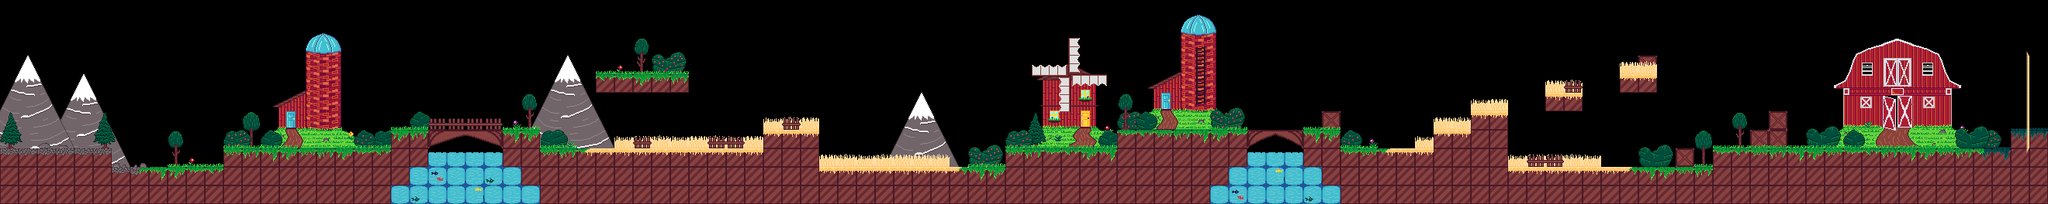

A 2D game scene composited from a Tiled map and its tileset images. What follows is a short description and the map's XML, with each tile layer's data collapsed to a summary:
An orthogonal 110x11 tile map with 24x24 px tiles, 7 tile layers (Слой тайлов 7, Слой тайлов 3, Слой тайлов 1, Слой тайлов 2, ...), 2 tilesets and 19 objects.

<map version="1.8" tiledversion="1.8.4" orientation="orthogonal" renderorder="right-down" width="110" height="11" tilewidth="24" tileheight="24" infinite="0" nextlayerid="10" nextobjectid="42">
 <tileset firstgid="1" source="Level4.tsx" />
 <tileset firstgid="441" source="../Level5/GraphicsAtlas.tsx" />
 <layer id="9" name="Слой тайлов 7" width="110" height="11">
  <data>[1210 cells, 154 non-empty, 121 distinct tile ids]</data>
 </layer>
 <layer id="3" name="Слой тайлов 3" width="110" height="11">
  <data>[1210 cells, 135 non-empty, 56 distinct tile ids]</data>
 </layer>
 <layer id="1" name="Слой тайлов 1" width="110" height="11">
  <data>[1210 cells, 266 non-empty, 34 distinct tile ids]</data>
 </layer>
 <layer id="2" name="Слой тайлов 2" width="110" height="11">
  <data>[1210 cells, 216 non-empty, 81 distinct tile ids]</data>
 </layer>
 <layer id="6" name="Слой тайлов 6" width="110" height="11">
  <data>[1210 cells, 17 non-empty, 12 distinct tile ids]</data>
 </layer>
 <layer id="4" name="Слой тайлов 4" width="110" height="11">
  <data>[1210 cells, 74 non-empty, 30 distinct tile ids]</data>
 </layer>
 <layer id="5" name="Слой тайлов 5" width="110" height="11">
  <data>[1210 cells, 16 non-empty, 10 distinct tile ids]</data>
 </layer>
 <objectgroup id="8" name="ObjectLayer">
 <object id="1" x="0" y="-500" width="2640" height="1" />
  <object id="7" x="768" y="96" width="120" height="24" />
  <object id="13" x="1992" y="120" width="48" height="24" />
  <object id="14" x="2088" y="96" width="48" height="24" />
  <object id="25" x="-0.5" y="192.5" width="145" height="72" />
  <object id="26" x="145" y="215.5" width="143" height="49" />
  <object id="27" x="288.5" y="193" width="215.5" height="71.5" />
  <object id="28" x="504" y="168.5" width="191.5" height="94" />
  <object id="29" x="696" y="191.5" width="288" height="72" />
  <object id="30" x="983.5" y="169" width="72" height="94.5" />
  <object id="32" x="1056" y="217" width="240.5" height="47.5" />
  <object id="33" x="1295.5" y="192" width="143.5" height="72.5" />
  <object id="34" x="1440" y="168" width="288" height="95.5" />
  <object id="35" x="1729" y="191.5" width="120" height="72.5" />
  <object id="36" x="1848.5" y="168" width="48.5" height="96" />
  <object id="37" x="1896" y="144" width="47.5" height="119.5" />
  <object id="38" x="1945" y="215.5" width="263" height="47.5" />
  <object id="39" x="2208.5" y="192" width="383.5" height="72.5" />
  <object id="40" x="2592" y="167.5" width="47" height="96" />
 </objectgroup>
</map>